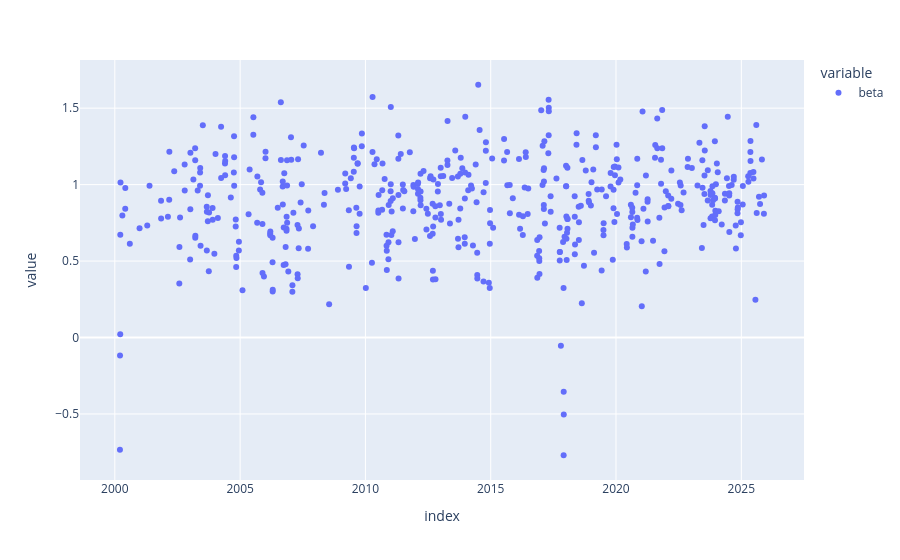

Notebook code cell kept with this figure:
### Code cell
px.scatter(cond_serie)

### Figure 1 — Plotly figure (JSON) as saved in the notebook; plotly's stock layout.template omitted (floating-point values rounded to 4 significant figures; data arrays with more than 128 entries replaced by an {"elided": "..."} marker saying what was removed)
{"data": [{"hovertemplate": "variable=beta<br>index=%{x}<br>value=%{y}<extra></extra>", "legendgroup": "beta", "marker": {"color": "#636efa", "symbol": "circle"}, "mode": "markers", "name": "beta", "orientation": "v", "showlegend": true, "type": "scatter", "x": {"elided": "497 str values"}, "xaxis": "x", "y": {"elided": "497 float values"}, "yaxis": "y"}], "layout": {"legend": {"title": {"text": "variable"}, "tracegroupgap": 0}, "margin": {"t": 60}, "xaxis": {"anchor": "y", "domain": [0, 1], "title": {"text": "index"}}, "yaxis": {"anchor": "x", "domain": [0, 1], "title": {"text": "value"}}}}
